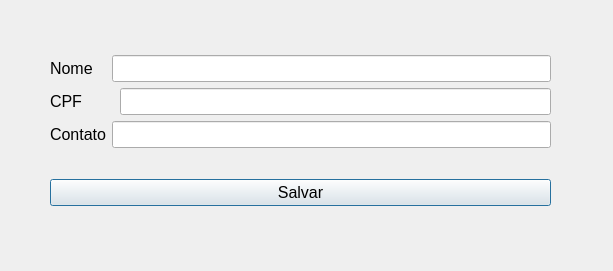
<?xml version="1.0" encoding="UTF-8"?>
<ui version="4.0">
 <class>addPaciente</class>
 <widget class="QDialog" name="addPaciente">
  <property name="geometry">
   <rect>
    <x>0</x>
    <y>0</y>
    <width>613</width>
    <height>271</height>
   </rect>
  </property>
  <property name="windowTitle">
   <string>Dialog</string>
  </property>
  <widget class="QWidget" name="layoutWidget">
   <property name="geometry">
    <rect>
     <x>50</x>
     <y>30</y>
     <width>501</width>
     <height>201</height>
    </rect>
   </property>
   <property name="font">
    <font>
     <pointsize>12</pointsize>
    </font>
   </property>
   <layout class="QVBoxLayout" name="verticalLayout_2">
    <item>
     <layout class="QVBoxLayout" name="verticalLayout">
      <item>
       <layout class="QHBoxLayout" name="horizontalLayout">
        <item>
         <widget class="QLabel" name="label">
          <property name="font">
           <font>
            <pointsize>12</pointsize>
           </font>
          </property>
          <property name="text">
           <string>Nome   </string>
          </property>
         </widget>
        </item>
        <item>
         <widget class="QLineEdit" name="leNome">
          <property name="font">
           <font>
            <pointsize>12</pointsize>
           </font>
          </property>
         </widget>
        </item>
       </layout>
      </item>
      <item>
       <layout class="QHBoxLayout" name="horizontalLayout_2">
        <item>
         <widget class="QLabel" name="label_2">
          <property name="font">
           <font>
            <pointsize>12</pointsize>
           </font>
          </property>
          <property name="text">
           <string>CPF       </string>
          </property>
         </widget>
        </item>
        <item>
         <widget class="QLineEdit" name="leCPF">
          <property name="font">
           <font>
            <pointsize>12</pointsize>
           </font>
          </property>
          <property name="maxLength">
           <number>11</number>
          </property>
         </widget>
        </item>
       </layout>
      </item>
      <item>
       <layout class="QHBoxLayout" name="horizontalLayout_3">
        <item>
         <widget class="QLabel" name="label_3">
          <property name="font">
           <font>
            <pointsize>12</pointsize>
           </font>
          </property>
          <property name="text">
           <string>Contato</string>
          </property>
         </widget>
        </item>
        <item>
         <widget class="QLineEdit" name="leContato">
          <property name="font">
           <font>
            <pointsize>12</pointsize>
           </font>
          </property>
         </widget>
        </item>
       </layout>
      </item>
     </layout>
    </item>
    <item>
     <widget class="QPushButton" name="btSalvar">
      <property name="font">
       <font>
        <pointsize>12</pointsize>
       </font>
      </property>
      <property name="text">
       <string>Salvar</string>
      </property>
     </widget>
    </item>
   </layout>
  </widget>
 </widget>
 <resources/>
 <connections/>
</ui>
